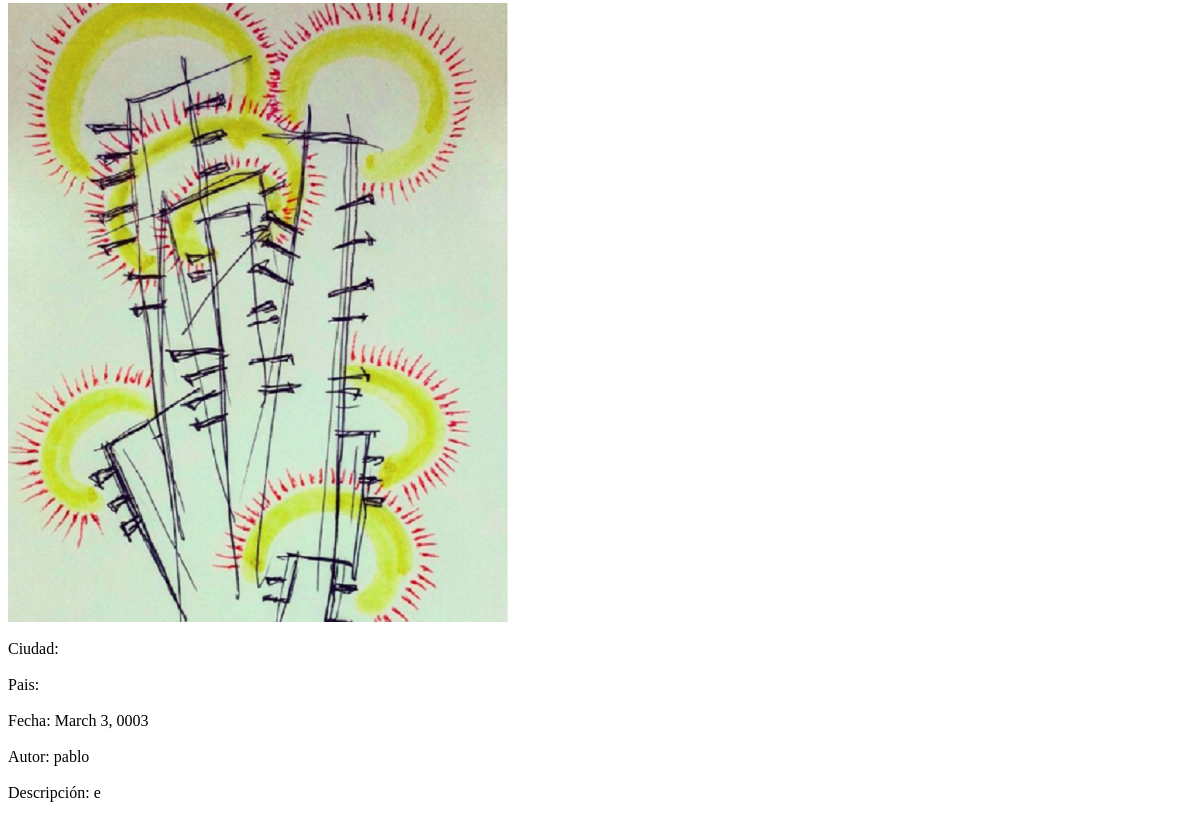
The app's page /app_cursos/principal/ (lower part), older data.
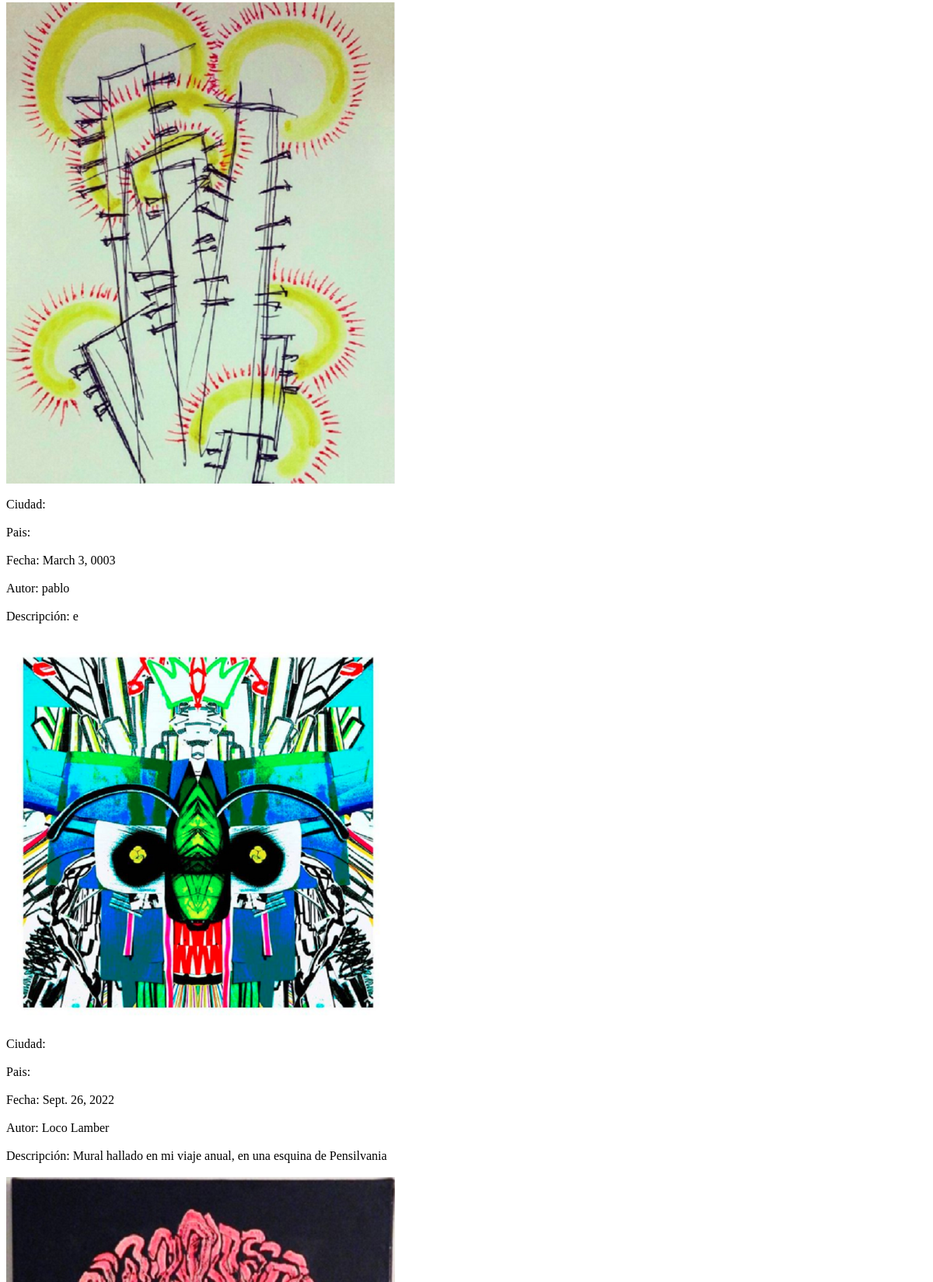
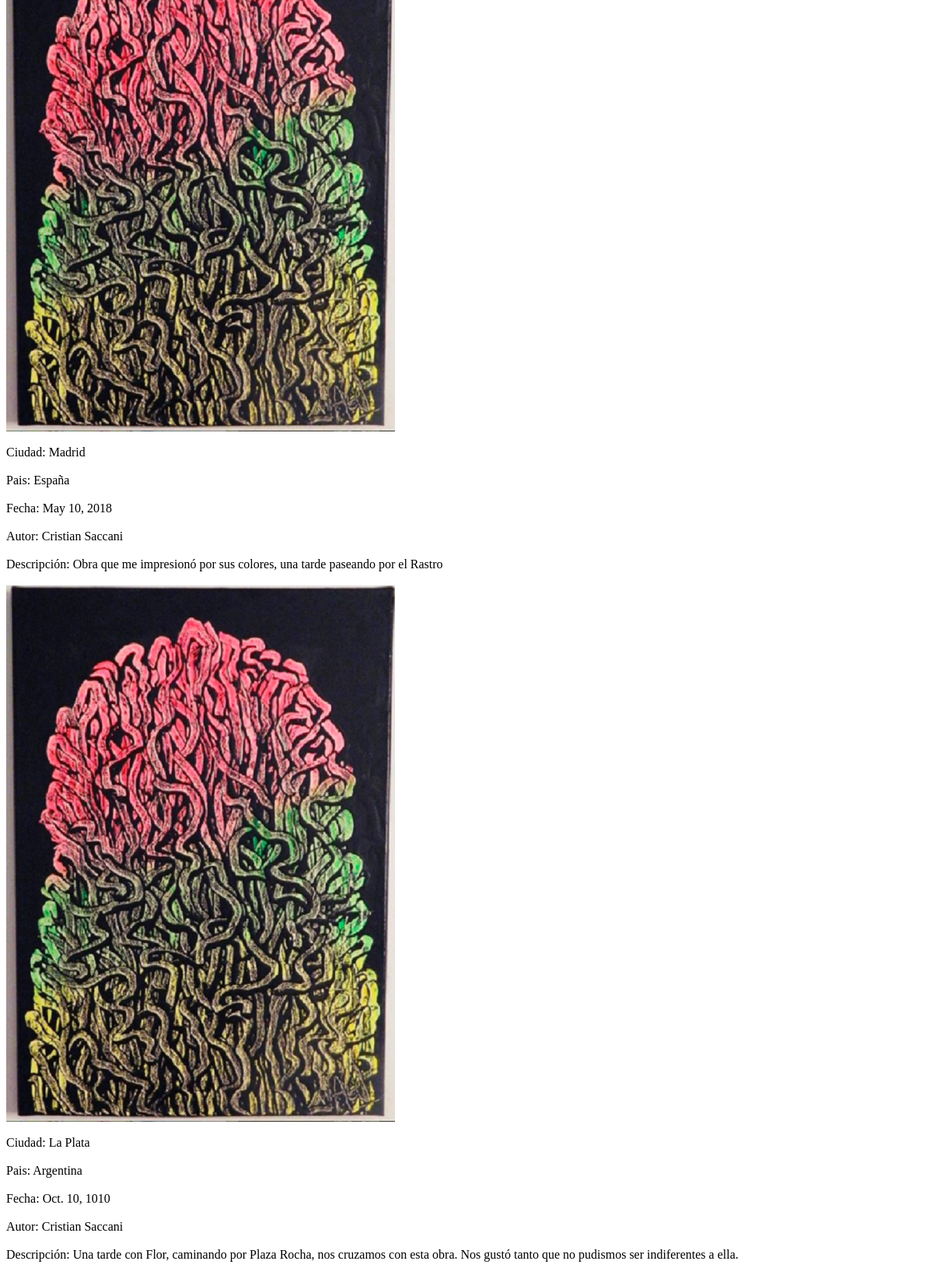
The same page, newer data (2 pictures, top to bottom).
### app1_cursos/models.py (models this page shows)
class Posteo (models.Model):
    ciudad=models.CharField(max_length=60)
    pais=models.CharField(max_length=40)
    imagen=models.ImageField(upload_to='imagenes', null=True)
    fecha=models.DateField()
    autor=models.CharField(max_length=250)
    descripcion= models.CharField(max_length=250)

### app1_cursos/views.py (the view)
# urls.py: path('principal/', views.principal, name="principal")
def principal (request):
    posteos = Posteo.objects.all()
    contexto= {"posteos":posteos}
    return render (request, "app_1/plantilla_principal.html", contexto)

### app1_cursos/Templates/app_1/plantilla_principal.html
{% for posteo in posteos %}
<img src="{{posteo.imagen.url}}" width="500"><br><br>
Ciudad: <td>{{posteo.ciudad}}</td><br><br>
Pais: <td>{{posteo.pais}}</td><br><br>
Fecha: <td>{{posteo.fecha}}</td><br><br>
Autor: <td>{{posteo.autor}}</td><br><br>
Descripción: <td>{{posteo.descripcion}}</td><br><br>
{% endfor %}

Row changes from the older to the newer data that the page shows:
added Posteo: imagen (picture), fecha "Sept. 26, 2022", autor "Loco Lamber", descripcion "Mural hallado en mi viaje anual, en una esquina de Pensilvania"
added Posteo: imagen (picture), ciudad "Madrid", pais "España", fecha "May 10, 2018", autor "Cristian Saccani", descripcion "Obra que me impresionó por sus colores, una tarde paseando por el Rastro"
added Posteo: imagen (picture), ciudad "La Plata", pais "Argentina", fecha "Oct. 10, 1010", autor "Cristian Saccani", descripcion "Una tarde con Flor, caminando por Plaza Rocha, nos cruzamos con esta obra. Nos gustó tanto que no pudismos ser indiferentes a ella."
